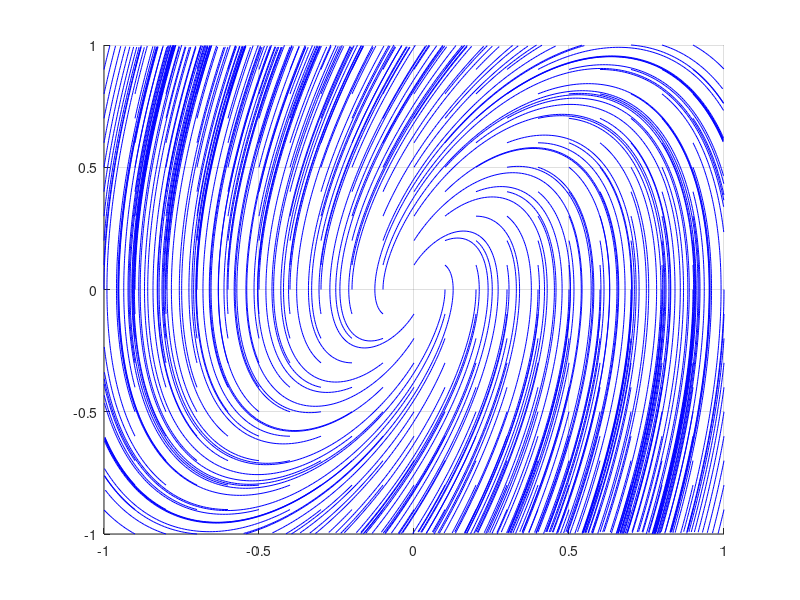

This chart was generated by the following MATLAB code: (Note: this script raises an error after producing the figure.)

% 
% LORENC
% [t1,y1] = ode45(@f_lorenc,[0 60],[10; 10; 10]);
% figure(1)
% plot3(y1(:,1),y1(:,2),y1(:,3));grid on
% 
%Ustoichivi
% centur
% a0=1;a1=0;a2=2;

% sedlo
% a0=1;a1=0;a2=-2;

% vuzel
% a0=1;a1=3;a2=2;

% focus
% a0=1;a1=3;a2=8;



% ne Ustoichivi
% vuzel
% a0=1;a1=-3;a2=2;

% vuzel
% a0=1;a1=3;a2=2;

% focus
a0=1;a1=-2;a2=3;

mx=-1:0.01:1;
[x1, x2] = meshgrid(-1:0.1:1,-1:0.1:1);
[sx1, sx2] = meshgrid(-1:0.1:1,-1:0.1:1);
y1=x2;
y2=-a2*x1-a1*x2;

streamline(x1,x2,y1,y2,sx1,sx2);grid on




syms x
y=-x+3*x^3
r = solve(y,x)
e = 1.2

[t1,x1]=ode45(@fun5, [0 e],0.6);
[t2,x2]=ode45(@fun5, [0 e],-0.6);
[t3,x3]=ode45(@fun5, [0 e],0.2);
figure(1)
plot(t1,x1);grid on
hold on
plot(t2,x2);grid on
plot(t3,x3);grid on



